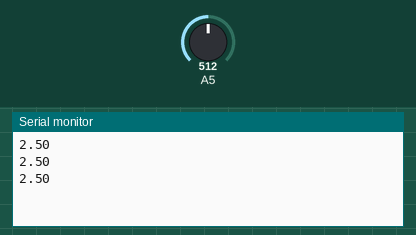
The sketch below on a simulated Arduino Uno, built with avr-gcc and run on an emulated ATmega328P. On the bench: the last lines printed to the serial monitor. Inputs (shaded band) come from the test bench; at power-on: A5 = 512.

Above: at 1.5 s.
1.6 s: A5 set to 716
At 2.7 s:
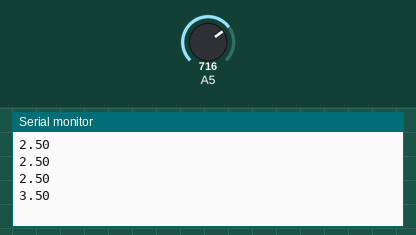
3.1 s: A5 set to 900
At 4.0 s:
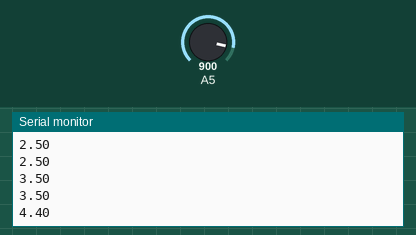
Timing chart, 0 to 6.1 s (numbered marks = the images above; inputs shaded):
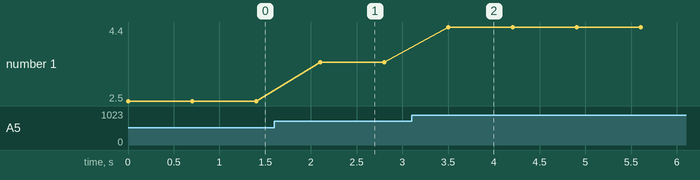

The sketch:

008potentiometer.ino
```cpp
int readVal;
float v2;
int waitTime = 700;

void setup(){
	Serial.begin(9600);
  	pinMode(A5,INPUT);
}

void loop(){
	readVal = analogRead(A5);
  	v2 = (5./1023.)*readVal;
  	Serial.println(v2);
  	delay(waitTime);
}
```

Measured:
- after the input at 1.6 s, the serial monitor: prints a new line after 0.50 s (image 1)
- after the input at 3.1 s, the serial monitor: prints a new line after 0.40 s (image 2)
- plotted number 1: 2.5 → 3.5 after the input at 1.6 s, 3.5 → 4.4 after the input at 3.1 s
